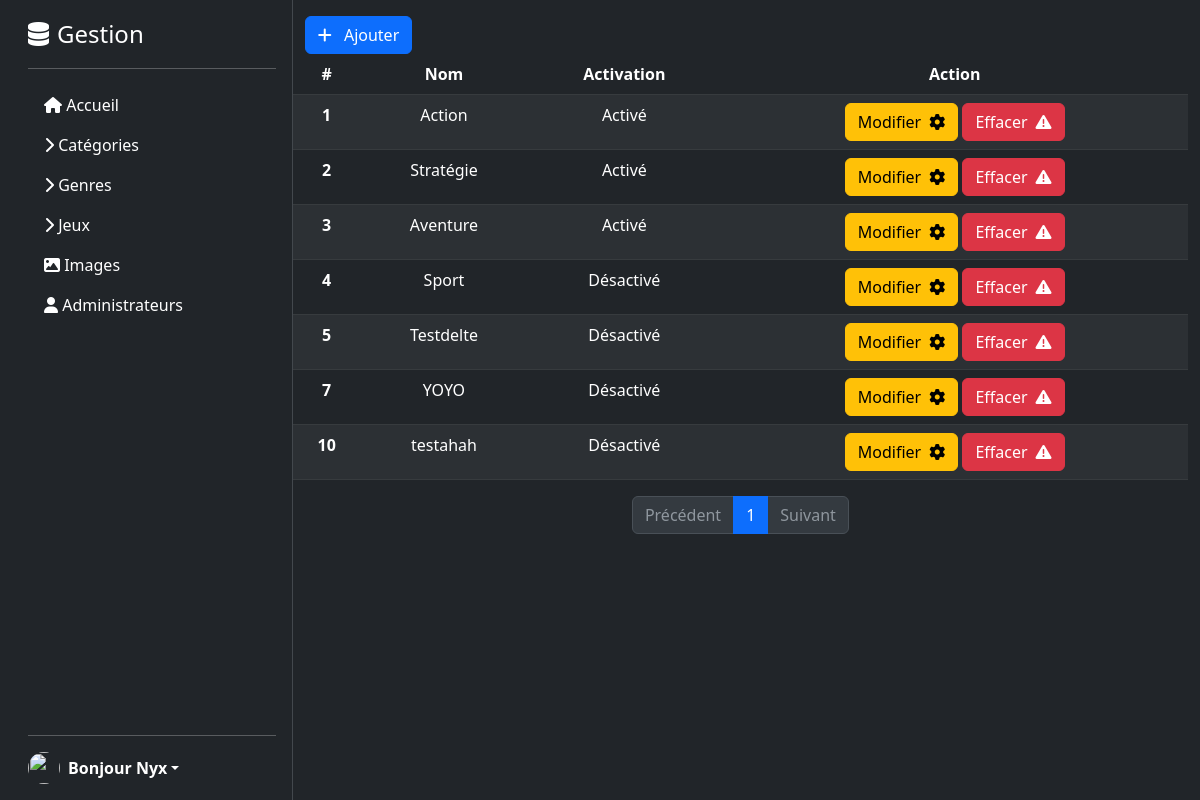
The app's page /Back/public/index.php?action=category&p=1 (signed in) with its own data.
### tables this page shows
CREATE TABLE IF NOT EXISTS `category` (
  `id` int(11) NOT NULL AUTO_INCREMENT,
  `name` varchar(50) NOT NULL,
  `enabled` tinyint(1) NOT NULL,
  PRIMARY KEY (`id`)
);

### Back/controllers/category.php (called while the page is built, shortened)
<?php
require_once('../models/category.php');
require_once('../models/model.php');
function getCategoryList() {
    $categories= getCategories();
    $cat= $categories[0];
    $previous= $categories[1];
    $next= $categories[2];
    $page= $categories[3];
    $end= $categories[4];
    $num_pages= $categories[5];
    $start= $categories[6];
    require('../templates/category.php');
}

### Back/models/category.php (called while the page is built, shortened)
<?php
function getCategories() {
    $db = dbConnect();
    $per_page = 10;
    $page = 1;
    if (isset($_GET['p']) && !empty($_GET['p'])) {
        $page = intval($_GET['p']);
    }
    else {
        $page = 1;
    }
    $offset = ($page - 1) * $per_page;
    $total_query = "SELECT COUNT(*) as total FROM category";
    $total_result = $db->query($total_query);
    $total_row = $total_result->fetch();
    $total = $total_row['total'];
    $num_pages = ceil($total / $per_page);
    $start = max(1, $page - 2);
    $end = min($num_pages, $page + 2);
    $next = $page + 1;
    $previous = $page - 1;
    $statement = $db->query("SELECT * FROM category ORDER BY id LIMIT $offset, $per_page");
    $categories = [];
    while (($row = $statement->fetch())) {
        $category = [
            'id' => $row['id'],
            'name' => $row['name'],
            'enabled' => $row['enabled'],
            ];
        $categories[] = $category;
    }
    return [$categories, $next, $previous, $page, $end, $num_pages, $start];
}

### Back/models/model.php (called while the page is built)
<?php
function getUser() {
    $user = ($_SESSION['username']);
    return $user;
}

### Back/templates/category.php (the view, shortened to what this page needs)
<div class="container-fluid text-center">
    <div class="row">
        <div class="d-flex mt-3">
            <a class="btn btn-primary" href="index.php?action=addCategory" role="button">
            <i class="fa-solid fa-plus"></i>
            <span class="ms-2">Ajouter</span></a>
        </div>
        <table class="table table-dark table-striped">
            <thead>
                <tr>
                    <th scope="col">#</th>
                    <th scope="col">Nom</th>
                    <th scope="col">Activation</th>
                    <th scope="col">Action</th>
                </tr>
            </thead>
            <tbody>
            <?php foreach($cat as $category) { ?>
                <tr>
                    <th scope="row"><?=$category['id']?></th>
                    <td><?=$category['name']?></td>
                    <td><?php if ($category['enabled'] == "1") {
                                    echo "Activé";
                                } else {
                                    echo "Désactivé";}?></td>
                    <td><a class="btn btn-warning" href="index.php?action=updCategory&id=<?=$category['id']?>" role="button">
                    <span>Modifier</span><i class="fa-solid fa-gear ms-2"></i></i></a>
                    <a class="btn btn-danger" href="index.php?action=delCategory&id=<?=$category['id']?>" onclick="return(confirm('Voulez-vous supprimer cette entrée ?'));" role="button">
                    <span>Effacer</span><i class="fa-solid fa-triangle-exclamation ms-2"></i></a></td>
                </tr>
            <?php } ?>
            </tbody>
        </table>
        <?php if(isset($_GET['p'])) { ?>
            <div aria-label="Page navigation example">
            <ul class="pagination justify-content-center">
                <li class="page-item <?php if ($page == 1) { echo 'disabled'; } ?>">
                    <a class="page-link" href="index.php?action=category&p=<?=$previous?>" tabindex="-1" aria-disabled="true">Précédent</a>
                    </li>
                <?php for ($i = $start; $i <= $end; $i++) { ?>
                    <li class="page-item <?= ($page == $i) ? 'active" aria-current="page"' : '"'?>><a class="page-link" href="index.php?=category&p=<?=$i; ?>"><?=$i;?></a></li>
                <?php } ?>
                <li class="page-item <?php if ($page == $num_pages) { echo 'disabled'; } ?>">
                    <a class="page-link" href="index.php?action=category&p=<?=$next?>">Suivant</a>
                </li>
            </ul>
            </div>
        <?php } ?>
    </div>
</div>
<?php $content = ob_get_clean(); ?>
<?php require('layout.php') ?>

### Back/public/index.php (shortened to what this page needs)
<?php
if (isset($_SESSION['username'])) {
    if (isset($_GET['action'])) {
        if ($_GET['action'] == 'home') {
            require('../controllers/homepage.php');
            homepageAdmin();
        } elseif($_GET['action'] == 'admin') {
            require('../controllers/admin.php');
            getAdminList();
        } elseif($_GET['action'] == 'addAdmin') {
            require('../controllers/addAdmin.php');
            createAdmin($msg);
        } elseif($_GET['action'] == 'updAdmin') {
            if(isset($_GET['id'])) {
                require('../controllers/updAdmin.php');
                updAdmin();
            }
        }  elseif($_GET['action'] == 'delAdmin') {
            if(isset($_GET['id'])) {
                $id = intval($_GET['id']);
                require('../controllers/delAdmin.php');
                delAdmin($id);
            }
        } elseif($_GET['action'] == 'category') {
            require('../controllers/category.php');
            getCategoryList();
        } elseif($_GET['action'] == 'addCategory') {
            require('../controllers/addCategory.php');
            createCategory($msg);
        } elseif($_GET['action'] == 'updCategory') {
            if(isset($_GET['id'])) {
                require('../controllers/updCategory.php');
                updCategory();
            }
        } elseif($_GET['action'] == 'delCategory') {
            if(isset($_GET['id'])) {
                $id = intval($_GET['id']);
                require('../controllers/delCategory.php');
                delCategory($id);
            }
        } elseif($_GET['action'] == 'genre') {
            require('../controllers/genre.php');
            getGenreList();
        } elseif($_GET['action'] == 'addGenre') {
            require('../controllers/addGenre.php');
            createGenre($msg);
        } elseif($_GET['action'] == 'updGenre') {
            if(isset($_GET['id'])) {
                require('../controllers/updGenre.php');
                updGenre();
            }
        } elseif($_GET['action'] == 'delGenre') {
            if(isset($_GET['id'])) {
                $id = intval($_GET['id']);
                require('../controllers/delGenre.php');
                delGenre($id);
            }
        } elseif($_GET['action'] == 'game') {
            require('../controllers/game.php');
            getGameList();
        } elseif($_GET['action'] == 'addGame') {
            require('../controllers/addGame.php');
            createGame($msg);
        } elseif($_GET['action'] == 'updGame') {
            if(isset($_GET['id'])) {
                require('../controllers/updGame.php');
                updGame();
            }
        } elseif($_GET['action'] == 'delGame') {
            if(isset($_GET['id'])) {
                $id = intval($_GET['id']);
                require('../controllers/delGame.php');
                delGame($id);
            }
        }    elseif($_GET['action'] == 'picture') {
            require('../controllers/picture.php');
            getPictureList();
        } elseif($_GET['action'] == 'addPicture') {
            require('../controllers/addPicture.php');
            addPicture($msg);
        } elseif($_GET['action'] == 'updPicture') {
            if(isset($_GET['id'])) {
                require('../controllers/updPicture.php');
                updPicture();
            }
        } elseif($_GET['action'] == 'delPicture') {
            if(isset($_GET['id'])) {
                $id = intval($_GET['id']);
                require('../controllers/delPicture.php');
                delPicture($id);
            }
        }
          elseif($_GET['action'] == 'logout') {
            require('../models/logoutAdmin.php');
        } else {
            require('../controllers/homepage.php');
            homepageAdmin();
        }
    } else {
        require('../controllers/homepage.php');
        homepageAdmin();
    }
} else {
        require('../controllers/loginAdmin.php');
        loginAdmin($msg);
}

### Back/templates/layout.php (shortened to what this page needs)
<!DOCTYPE html>
<html lang="fr" data-bs-theme="dark">
 <head>
 <?php require('../assets/lib/externals.php') ?>
 </head>
 <body>
 <div class="container-fluid d-flex">
<div class="d-flex flex-column flex-shrink-0 text-white p-3" style="width: 280px; height: 100vh;">
    <a href="index.php?action=home" class="d-flex align-items-center mb-3 mb-md-0 me-md-auto text-white text-decoration-none">
    <i class="fa-solid fa-database fa-xl"></i>
    <span class="fs-4 ms-2">Gestion</span>
    </a>
    <hr>
    <ul class="nav nav-pills flex-column mb-auto">
      <li class="nav-item">
        <a href="index.php?action=home" class="nav-link hover_yellow">
        <i class="fa-solid fa-house"></i>
          Accueil
        </a>
      </li>
      <li>
        <a href="index.php?action=category&p=1" class="nav-link  hover_yellow">
        <i class="fa-solid fa-chevron-right"></i>
          Catégories
        </a>
      </li>
      <li>
        <a href="index.php?action=genre&p=1" class="nav-link  hover_yellow">
        <i class="fa-solid fa-chevron-right"></i>
          Genres
        </a>
      </li>
      <li>
        <a href="index.php?action=game&p=1" class="nav-link  hover_yellow">
        <i class="fa-solid fa-chevron-right"></i>
          Jeux
        </a>
      </li>
      <li>
        <a href="index.php?action=picture&p=1" class="nav-link  hover_yellow">
        <i class="fa-solid fa-image"></i>
          Images
        </a>
      </li>
      <li>
        <a href="index.php?action=admin&p=1" class="nav-link  hover_yellow">
        <i class="fa-solid fa-user"></i>
          Administrateurs
        </a>
      </li>
    </ul>
    <hr>
    <div class="dropdown">
      <a href="#" class="d-flex align-items-center text-white text-decoration-none dropdown-toggle" id="dropdownUser1" data-bs-toggle="dropdown" aria-expanded="false">
        <img src="https://github.com/mdo.png" alt="" width="32" height="32" class="rounded-circle me-2">
        <strong><?='Bonjour '.getUser();?></strong>
      </a>
    </div>
  </div>
 <?= $content ?>
 </div>
 </body>
</html>

### Back/assets/lib/externals.php (shortened to what this page needs)
<link href="https://cdn.jsdelivr.net/npm/bootstrap@5.3.0-alpha1/dist/css/bootstrap.min.css" rel="stylesheet"
integrity="sha384-GLhlTQ8iRABdZLl6O3oVMWSktQOp6b7In1Zl3/Jr59b6EGGoI1aFkw7cmDA6j6gD">
<link rel="stylesheet" href="../assets/css/style.css">

### Back/assets/CSS/style.css (style rules this page uses)
body { margin: 0; padding: 0; }
.hover_yellow { color: white; }

### records on screen
category: id "1", name "Action", enabled "Activé"
category: id "2", name "Stratégie", enabled "Activé"
category: id "3", name "Aventure", enabled "Activé"
category: id "4", name "Sport", enabled "Désactivé"
category: id "5", name "Testdelte", enabled "Désactivé"
category: id "7", name "YOYO", enabled "Désactivé"
category: id "10", name "testahah", enabled "Désactivé"

### other values on screen
getUser() "Nyx"
